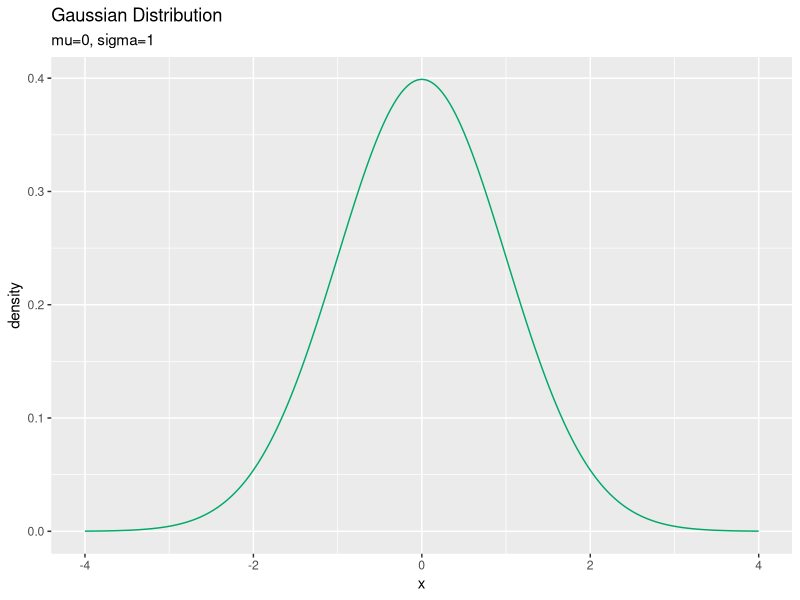
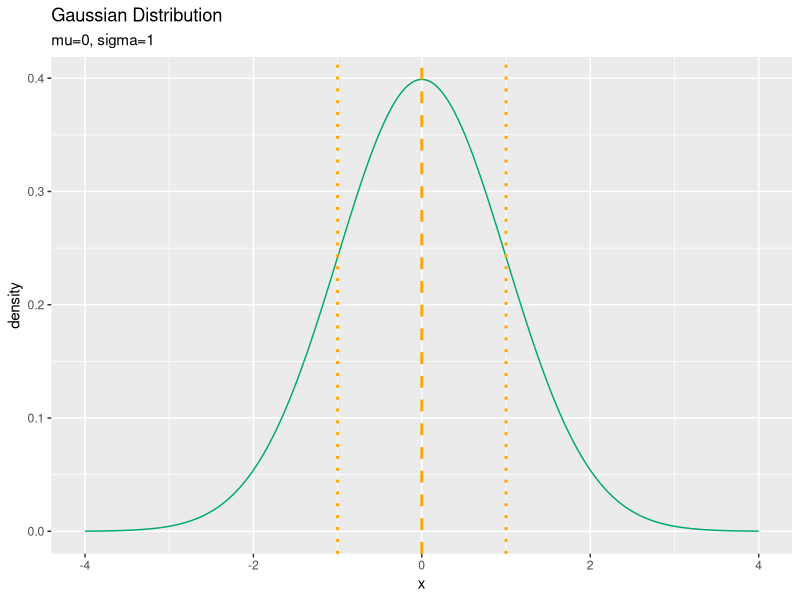
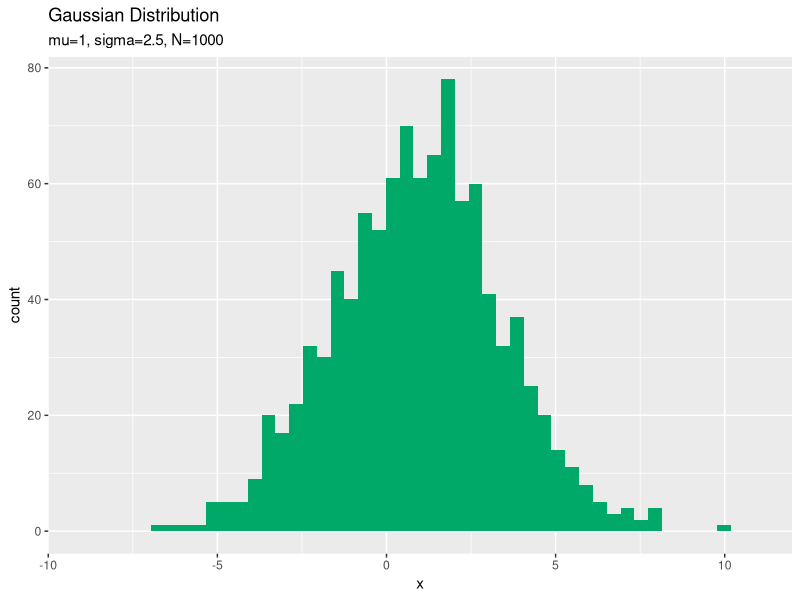
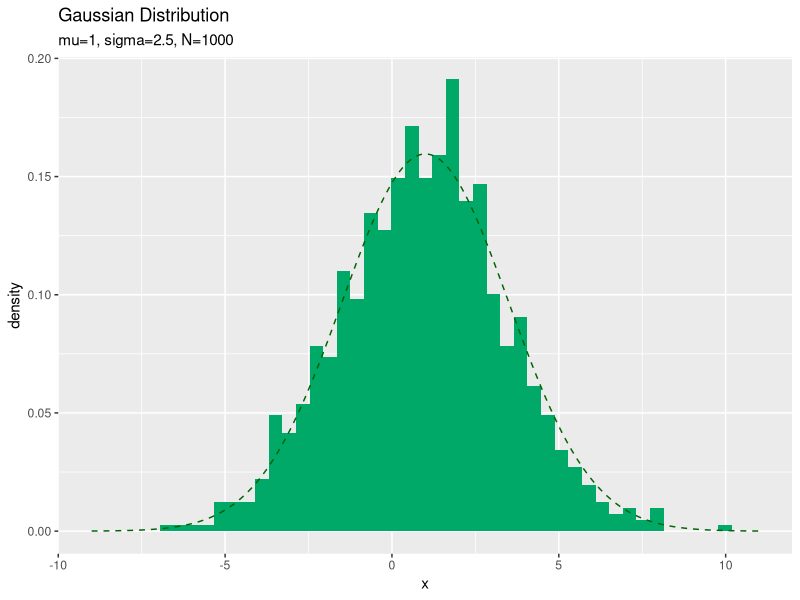
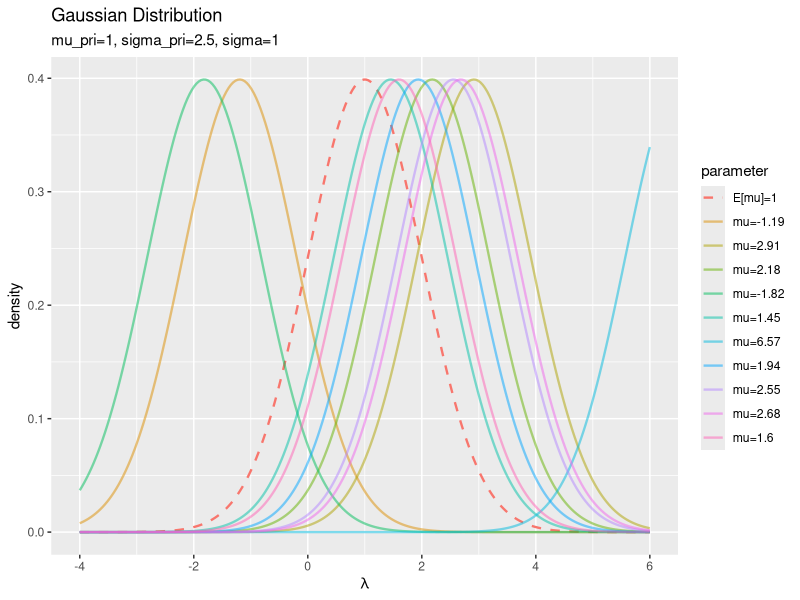

The R source for these figures, in order:
## ---- chunk 1
knitr::opts_chunk$set(
  echo = TRUE, 
  message = FALSE, error = FALSE, warning = FALSE, # メッセージを非表示
  fig.align = "center", # 画像を中央揃え
  fig.width = 5, fig.height = 4, # 画像のサイズ
  dev = "cairo_pdf", dev.args = list(family = "ipaexg"), # {ggplot2}に日本語を組み込む場合の対処
  class.source = "numberLines lineAnchors", # ソースを番号付けする
  class.output = "numberLines lineAnchors chunkout" # 出力を番号付けする
)
## ---- chunk 2
# レンダリング日時
Sys.time()
## ---- chunk 3
# 利用するパッケージ
library(tidyverse)
library(gganimate)
## ---- chunk 4
# 平均を指定
mu <- 1

# 標準偏差を指定
sigma <- 2.5

# 確率変数の値を指定
x <- 1
## ---- chunk 5
# 定義式により確率密度を計算
C <- 1 / sqrt(2 * pi * sigma^2)
dens <- C * exp(-0.5 * (x - mu)^2 / sigma^2)
dens
## ---- chunk 6
# 対数をとった定義式により確率密度を計算
log_C <- -0.5 * log(2 * pi) - log(sigma)
log_dens <- log_C - 0.5 * (x - mu)^2 / sigma^2
dens <- exp(log_dens)
dens; log_dens
## ---- chunk 7
# ガウス分布の関数により確率密度を計算
dens <- dnorm(x = x, mean = mu, sd = sigma)
dens
## ---- chunk 8
# ガウス分布の対数をとった関数により確率密度を計算
log_dens <- dnorm(x = x, mean = mu, sd = sigma, log = TRUE)
dens <- exp(log_dens)
dens; log_dens

## ---- chunk 9
# 平均を計算
E_x <- mu
E_x
## ---- chunk 10
# 分散を計算
V_x <- sigma^2
V_x
## ---- chunk 11
# 平均を指定
mu <- 0

# 標準偏差を指定
sigma <- 1

# 作図用のxの点を作成
x_vals <- seq(from = mu - sigma*4, to = mu + sigma*4, length.out = 250)

# 1次元ガウス分布を計算
dens_df <- tidyr::tibble(
  x = x_vals, # 確率変数
  density = dnorm(x = x_vals, mean = mu, sd = sigma) # 確率密度
)
head(dens_df)
## ---- chunk 12
# 1次元ガウス分布を作図
ggplot(data = dens_df, mapping = aes(x = x, y = density)) + # データ
  geom_line(color = "#00A968") + # 折れ線グラフ
  labs(title = "Gaussian Distribution", 
       subtitle = paste0("mu=", mu, ", sigma=", sigma)) # ラベル
## ---- chunk 13
# 統計量を重ねた1次元ガウス分布を作図
ggplot(data = dens_df, mapping = aes(x = x, y = density)) + # データ
  geom_line(color = "#00A968") + # 分布
  geom_vline(xintercept = mu, color = "orange", size = 1, linetype = "dashed") + # 平均
  geom_vline(xintercept = mu - sigma, color = "orange", size = 1, linetype = "dotted") + # 平均 - 標準偏差
  geom_vline(xintercept = mu + sigma, color = "orange", size = 1, linetype = "dotted") + # 平均 + 標準偏差
  labs(title = "Gaussian Distribution", 
       subtitle = paste0("mu=", mu, ", sigma=", sigma)) # ラベル
## ---- chunk 14
# muとして利用する値を指定
mu_vals <- seq(from = -5, to = 5, by = 0.1)
#length(mu_vals) # フレーム数

# 標準偏差を指定
sigma <- 1

# 作図用のxの点を作成
x_vals <- seq(from = median(mu_vals) - sigma*4, to = median(mu_vals) + sigma*4, length.out = 250)

# muの値ごとに分布を計算
anime_dens_df <- tidyr::tibble()
for(mu in mu_vals) {
  # 1次元ガウス分布を計算
  tmp_dens_df <- tidyr::tibble(
    x = x_vals, # 確率変数
    density = dnorm(x = x_vals, mean = mu, sd = sigma), # 確率密度
    parameter = paste0("mu=", round(mu, 1), ", sigma=", sigma) %>% 
      as.factor() # フレーム切替用のラベル
  )
  
  # 結果を結合
  anime_dens_df <- rbind(anime_dens_df, tmp_dens_df)
}
head(anime_dens_df)
## ---- chunk 15
# sigmaとして利用する値を指定
sigma_vals <- seq(from = 1, to = 10, by = 0.1)
#length(sigma_vals) # フレーム数

# 平均を指定
mu <- 0

# 作図用のxの点を作成
x_vals <- seq(from = mu - max(sigma_vals)*2, to = mu + max(sigma_vals)*2, length.out = 250)

# sigmaの値ごとに分布を計算
anime_dens_df <- tidyr::tibble()
for(sigma in sigma_vals) {
  # 1次元ガウス分布を計算
  tmp_dens_df <- tidyr::tibble(
    x = x_vals, # 確率変数
    density = dnorm(x = x_vals, mean = mu, sd = sigma), # 確率密度
    parameter = paste0("mu=", mu, ", sigma=", round(sigma, 1)) %>% 
      as.factor() # フレーム切替用のラベル
  )
  
  # 結果を結合
  anime_dens_df <- rbind(anime_dens_df, tmp_dens_df)
}
head(anime_dens_df)
## ---- chunk 16
# 平均を指定
mu <- 1

# 標準偏差を指定
sigma <- 2.5

# データ数を指定
N <- 1000

# 1次元ガウス分布に従う乱数を生成
x_n <- rnorm(n = N, mean = mu, sd = sigma)
x_n[1:5]
## ---- chunk 17
# サンプルを格納
data_df <- tidyr::tibble(x = x_n)

# 作図用のxの点を作成
x_vals <- seq(from = mu - sigma*4, to = mu + sigma*4, length.out = 250)

# 1次元ガウス分布を計算
dens_df <- tidyr::tibble(
  x = x_vals, # 確率変数
  density = dnorm(x = x_vals, mean = mu, sd = sigma) # 確率密度
)
## ---- chunk 18
# サンプルの頻度を作図
ggplot(data = data_df, mapping = aes(x = x)) + # 
  geom_histogram(breaks = seq(from = min(x_vals), to = max(x_vals), length.out = 50), fill = "#00A968") + # 
  labs(title = "Gaussian Distribution", 
       subtitle = paste0("mu=", mu, ", sigma=", sigma, ", N=", N)) # ラベル
## ---- chunk 19
# サンプルの密度を格納
ggplot(data = data_df, mapping = aes(x = x, y = ..density..)) + # 
  geom_histogram(breaks = seq(from = min(x_vals), to = max(x_vals), length.out = 50), 
                 fill = "#00A968") + # 
  geom_line(data = dens_df, mapping = aes(x = x, y = density), 
            color = "darkgreen", linetype = "dashed") + # 
  labs(title = "Gaussian Distribution", 
       subtitle = paste0("mu=", mu, ", sigma=", sigma, ", N=", N)) # ラベル
## ---- chunk 20
# フレーム数を指定
N_frame <- 100

# 乱数を1つずつ生成
lambda_n <- rep(NA, times = N_frame)
anime_freq_df <- tidyr::tibble()
anime_data_df <- tidyr::tibble()
anime_dens_df <- tidyr::tibble()
for(n in 1:N_frame) {
  # 1次元ガウス分布に従う乱数を生成
  x_n[n] <- rnorm(n = 1, mean = mu, sd = sigma)
  
  # ラベル用のテキストを作成
  label_text <- paste0("mu=", mu, ", sigma=", sigma, ", N=", n)
  
  # n個の乱数を格納
  tmp_freq_df <- tidyr::tibble(
    x = x_n[1:n], # サンプル
    parameter = as.factor(label_text) # フレーム切替用のラベル
  )
  
  # n番目の乱数を格納
  tmp_data_df <- tidyr::tibble(
    x = x_n[n], # サンプル
    parameter = as.factor(label_text) # フレーム切替用のラベル
  )
  
  # n回目のラベルを付与
  tmp_dens_df <- dens_df %>% 
    dplyr::mutate(parameter = as.factor(label_text))
  
  # 結果を結合
  anime_freq_df <- rbind(anime_freq_df, tmp_freq_df)
  anime_data_df <- rbind(anime_data_df, tmp_data_df)
  anime_dens_df <- rbind(anime_dens_df, tmp_dens_df)
}
head(anime_freq_df)
## ---- chunk 21
# 超パラメータを指定
mu_prior <- 1
sigma_prior <- 2.5

# サンプルサイズを指定
N <- 10

# 1次元ガウス分布の平均パラメータを生成
mu_n <- rnorm(n = N, mean = mu_prior, sd = sigma_prior)
mu_n[1:5]
## ---- chunk 22
# 平均パラメータの期待値を計算
E_mu <- mu_prior

# 標準偏差パラメータを指定
sigma <- 1

# 作図用のxの点を作成
x_vals <- seq(from = E_mu - sigma*5, to = E_mu + sigma*5, length.out = 250)

# 平均パラメータの期待値による1次元ガウス分布を計算
res_dens_df <- tidyr::tibble(
  x = x_vals, # 確率変数
  density = dnorm(x = x_vals, mean = E_mu, sd = sigma), # 確率密度
  parameter = paste0("E[mu]=", E_mu) %>% 
    as.factor() # 色分け用のラベル
)
head(res_dens_df)
## ---- chunk 23
# サンプルごとに分布を計算
for(mu in mu_n) {
  # 1次元ガウス分布を計算
  tmp_dens_df <- tidyr::tibble(
    x = x_vals, # 確率変数
    density = dnorm(x = x_vals, mean = mu, sd = sigma), # 確率密度
    parameter = paste0("mu=", round(mu, 2)) %>% 
      as.factor() # 色分け用のラベル
  )
  
  # 結果を結合
  res_dens_df <- rbind(res_dens_df, tmp_dens_df)
}
## ---- chunk 24
# サンプルによる1次元ガウス分布を作図
ggplot() + 
  geom_line(data = res_dens_df, 
            mapping = aes(x = x, y = density, color = parameter, 
                          alpha = parameter, linetype = parameter), size = 0.8) + # 分布
  scale_linetype_manual(values = c("dashed", rep("solid", times = N))) + # 線の種類
  scale_alpha_manual(values = c(1, rep(0.5, times = N))) + # 透過度
  labs(title = "Gaussian Distribution", 
       subtitle = paste0("mu_pri=", mu_prior, ", sigma_pri=", sigma_prior, ", sigma=", sigma), 
       x = expression(lambda)) # ラベル
